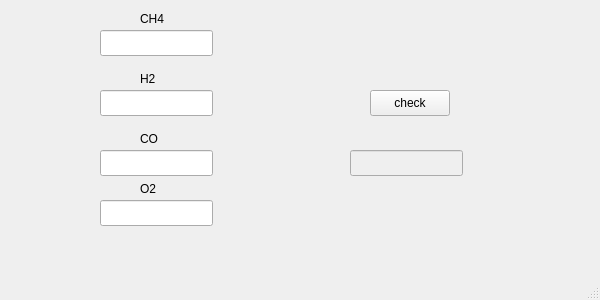
<?xml version="1.0" encoding="UTF-8"?>
<ui version="4.0">
 <class>mao</class>
 <widget class="QMainWindow" name="mao">
  <property name="geometry">
   <rect>
    <x>0</x>
    <y>0</y>
    <width>600</width>
    <height>300</height>
   </rect>
  </property>
  <property name="windowTitle">
   <string>MainWindow</string>
  </property>
  <widget class="QWidget" name="centralwidget">
   <widget class="QLineEdit" name="ch4">
    <property name="geometry">
     <rect>
      <x>100</x>
      <y>30</y>
      <width>113</width>
      <height>26</height>
     </rect>
    </property>
   </widget>
   <widget class="QLineEdit" name="h2">
    <property name="geometry">
     <rect>
      <x>100</x>
      <y>90</y>
      <width>113</width>
      <height>26</height>
     </rect>
    </property>
   </widget>
   <widget class="QLineEdit" name="co">
    <property name="geometry">
     <rect>
      <x>100</x>
      <y>150</y>
      <width>113</width>
      <height>26</height>
     </rect>
    </property>
   </widget>
   <widget class="QLineEdit" name="o2">
    <property name="geometry">
     <rect>
      <x>100</x>
      <y>200</y>
      <width>113</width>
      <height>26</height>
     </rect>
    </property>
   </widget>
   <widget class="QPushButton" name="mao_check">
    <property name="geometry">
     <rect>
      <x>370</x>
      <y>90</y>
      <width>80</width>
      <height>26</height>
     </rect>
    </property>
    <property name="text">
     <string>check</string>
    </property>
   </widget>
   <widget class="QLineEdit" name="lineEdit_5">
    <property name="enabled">
     <bool>false</bool>
    </property>
    <property name="geometry">
     <rect>
      <x>350</x>
      <y>150</y>
      <width>113</width>
      <height>26</height>
     </rect>
    </property>
   </widget>
   <widget class="QLabel" name="label">
    <property name="geometry">
     <rect>
      <x>140</x>
      <y>10</y>
      <width>55</width>
      <height>18</height>
     </rect>
    </property>
    <property name="text">
     <string>CH4</string>
    </property>
   </widget>
   <widget class="QLabel" name="label_2">
    <property name="geometry">
     <rect>
      <x>140</x>
      <y>70</y>
      <width>55</width>
      <height>18</height>
     </rect>
    </property>
    <property name="text">
     <string>H2</string>
    </property>
   </widget>
   <widget class="QLabel" name="label_3">
    <property name="geometry">
     <rect>
      <x>140</x>
      <y>130</y>
      <width>55</width>
      <height>18</height>
     </rect>
    </property>
    <property name="text">
     <string>CO</string>
    </property>
   </widget>
   <widget class="QLabel" name="label_4">
    <property name="geometry">
     <rect>
      <x>140</x>
      <y>180</y>
      <width>55</width>
      <height>18</height>
     </rect>
    </property>
    <property name="text">
     <string>O2</string>
    </property>
   </widget>
  </widget>
  <widget class="QMenuBar" name="menubar">
   <property name="geometry">
    <rect>
     <x>0</x>
     <y>0</y>
     <width>600</width>
     <height>23</height>
    </rect>
   </property>
  </widget>
  <widget class="QStatusBar" name="statusbar"/>
 </widget>
 <resources/>
 <connections/>
</ui>
